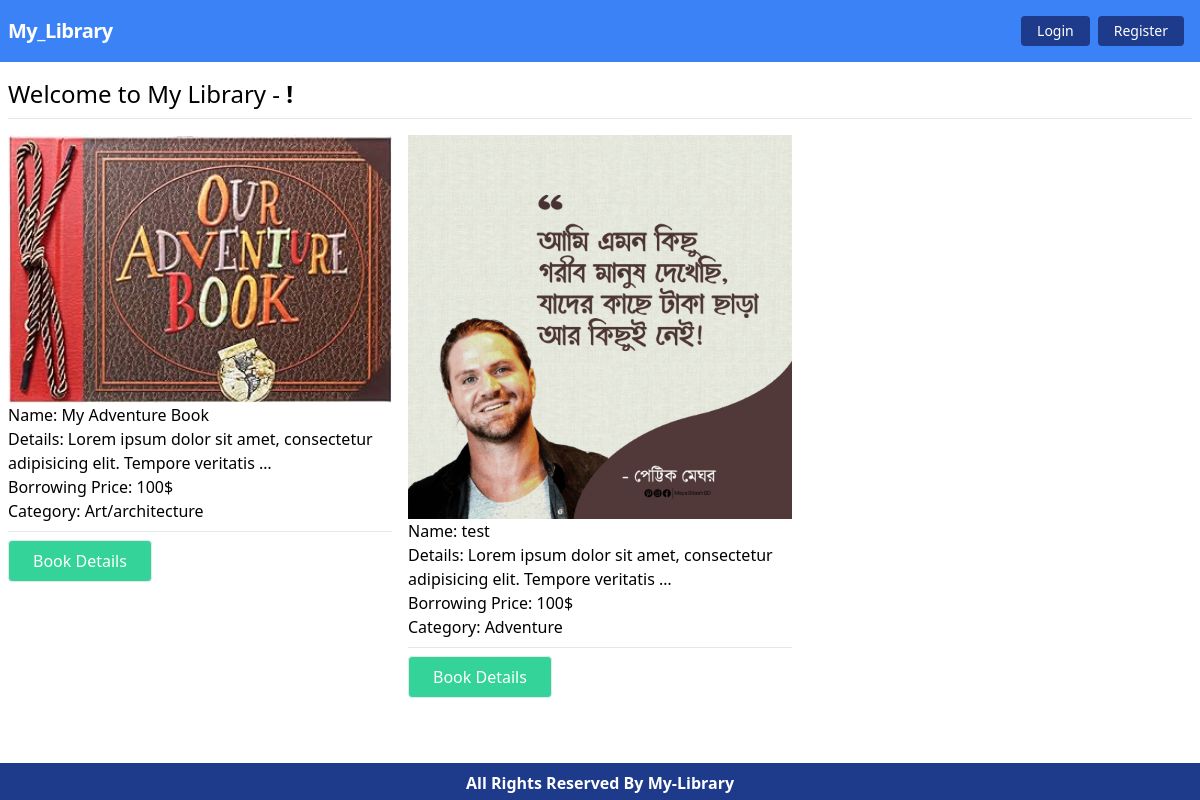
The page / on the database its author committed.
### Books/models.py (models this page shows, shortened)
class Book(models.Model):
    image = models.ImageField(upload_to='books/media/images/')
    title = models.CharField(max_length = 45)
    description = models.TextField()
    borrowing_price = models.IntegerField()
    category = models.ForeignKey(BookCategory, on_delete=models.CASCADE)

class BookCategory(models.Model):
    name = models.CharField(max_length=30)
    slug = models.SlugField(max_length=80)
    def __str__(self):
        return self.name

### library_management/views.py (the view)
# urls.py: path('', homepage, name='home'),
def homepage(request):
    books = models.Book.objects.all()
    return render(request, 'index.html', {'books': books})

### templates/index.html
{% extends 'base.html' %}
{% load static %}
{% block content %}
<h2 class="text-2xl">Welcome to My Library - <strong>{{request.user.first_name}} !</strong></h2>
<hr class="my-2">
<div class="pt-2 grid md:grid-cols-2 lg:grid-cols-3 grid-cols-1 xl:grid-cols-4 gap-4">
    {% for book in books %}
    <div class="book-card">
        <img src={{book.image.url}} alt="book" class="w-full">
        <p>Name: {{book.title}}</p>
        <p>Details: {{book.description | truncatewords:10}}</p>
        <p>Borrowing Price: {{book.borrowing_price}}$</p>
        <p>Category: {{book.category}}</p>
        <hr class="my-2">
        <a href="{% url 'bookDetails' book.id %}"
            class="rounded text-white hover:bg-green-500 border bg-green-400 px-6 py-2 inline-block">
            Book Details
        </a>
    </div>
    {% endfor %}
</div>
<br>
{% endblock %}

### rows shown on the page
Book: image (picture), title "My Adventure Book", description "Lorem ipsum dolor sit amet, consectetur adipisicing elit. Tempore veritatis …", borrowing_price "100", category "Art/architecture"
Book: image (picture), title "test", description "Lorem ipsum dolor sit amet, consectetur adipisicing elit. Tempore veritatis …", borrowing_price "100", category "Adventure"
